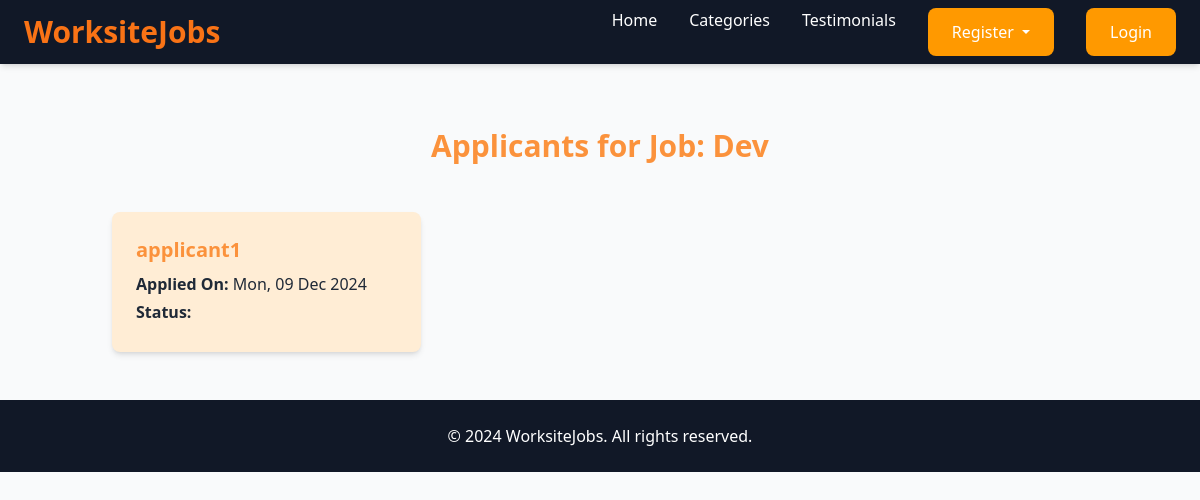
Page /job/2/applicants/ (signed in) on the committed database.
### job/models.py (models this page shows, shortened)
class Job(models.Model):
    user = models.ForeignKey(User, on_delete=models.CASCADE)
    company = models.ForeignKey(Company, on_delete=models.CASCADE)
    title = models.CharField(max_length=100, null=True, blank=True)
    location = models.CharField(max_length=100, null=True, blank=True)
    salary = models.PositiveIntegerField(default=35000)
    requirement = models.TextField()
    ideal_candidate = models.TextField()
    is_available = models.BooleanField(default=True)
    timestamp = models.DateTimeField(auto_now_add=True)

class JobApplication(models.Model):
    applicant = models.ForeignKey(User, on_delete=models.CASCADE)
    job = models.ForeignKey(Job, on_delete=models.CASCADE)
    created_at = models.DateTimeField(auto_now_add=True)

### job/views.py (the view)
# urls.py: path('job/<int:job_id>/applicants/', views.view_applicants, name='view_applicants'),
@login_required
def view_applicants(request, job_id):
    job = get_object_or_404(Job, id=job_id)
    if job.user != request.user: # Ensure that only the recruiter who posted the job can view the applicants
        messages.error(request, "You are not authorized to view applicants for this job.")
        return redirect('home')
    applicants = JobApplication.objects.filter(job=job)# Get all the job applications for this job
    return render(request, 'job/view_applicants.html', {'job': job, 'applicants': applicants})

### job/templates/job/view_applicants.html (shortened to what this page needs)
{% extends 'base.html' %}
{% block content %}
<div class="container my-5 pt-20">
    <h1 class="text-center text-orange-400 font-bold text-3xl mb-5">
        Applicants for Job: {{ job.title }}
    </h1>
    {% if applicants %}
    <div class="grid grid-cols-1 sm:grid-cols-2 lg:grid-cols-3 gap-6">
        {% for application in applicants %}
        <div class="bg-orange-100 text-gray-800 rounded-lg shadow-md p-6">
            <h3 class="text-orange-400 font-semibold text-xl mb-2">
                {{ application.applicant.username }}
            </h3>
            <p class="mb-1">
                <strong>Applied On:</strong> {{ application.created_at|date:"D, d M Y" }}
            </p>
            <p class="mb-1">
                <strong>Status:</strong>
            </p>
        </div>
        {% endfor %}
    </div>
    {% else %}
    <p class="text-center text-gray-200 text-lg bg-gray-600 py-4 rounded-lg shadow-md">
        No applicants for this job yet.
    </p>
    {% endif %}
</div>
{% endblock %}

### rows in the picture
Job: title "Dev"
JobApplication: applicant.username "applicant1", created_at "Mon, 09 Dec 2024"
